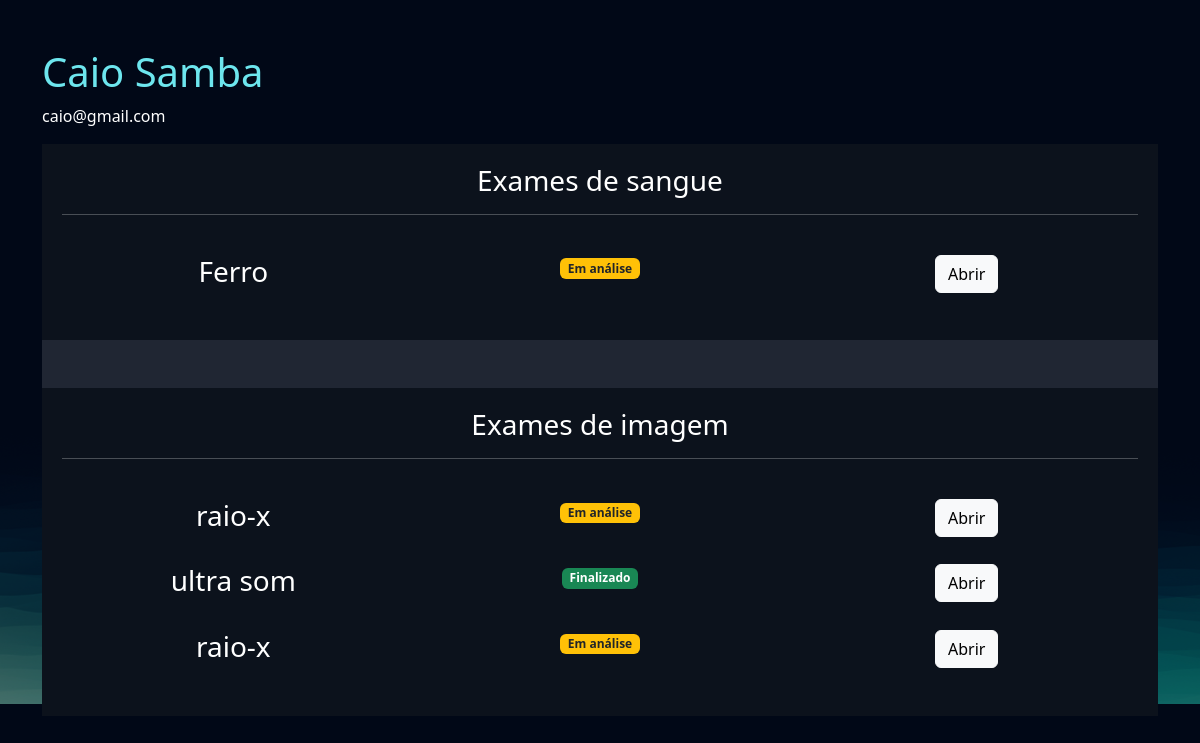
/empresarial/cliente/2 (signed in), run on the app's committed database.
### exames/models.py (models this page shows, shortened)
class SolicitacaoExame(models.Model):
    choice_status = (
        ('E', 'Em análise'),
        ('F', 'Finalizado')
    )
    usuario = models.ForeignKey(User, on_delete=models.DO_NOTHING)
    exame = models.ForeignKey(TiposExames, on_delete=models.DO_NOTHING)
    status = models.CharField(max_length=2, choices=choice_status)
    resultado = models.FileField(upload_to="resultados", null=True, blank=True)
    requer_senha = models.BooleanField(default=False)
    senha = models.CharField(max_length=6, null=True, blank=True)
    def badge_template(self):
        if self.status == 'E':
            classes_css = 'bg-warning text-dark'
            texto = "Em análise"
        elif self.status == 'F':
            classes_css = 'bg-success'
            texto = "Finalizado"
        return mark_safe(f"<span class='badge bg-primary {classes_css}'>{texto}</span>")

class TiposExames(models.Model):
    tipo_choices = (
        ('I', 'Exame de imagem'),
        ('S', 'Exame de Sangue')
    )
    nome = models.CharField(max_length=50)
    tipo = models.CharField(max_length=2, choices=tipo_choices)
    preco = models.FloatField()
    disponivel = models.BooleanField(default=True)
    horario_inicial = models.IntegerField()
    horario_final = models.IntegerField()

### empresarial/views.py (the view)
# urls.py: path('cliente/<int:cliente_id>', views.cliente, name="cliente"),
@staff_member_required
def cliente(request, cliente_id):
    cliente = User.objects.get(id=cliente_id)
    exames = SolicitacaoExame.objects.filter(usuario=cliente)
    return render(request, 'cliente.html', {'cliente': cliente, 'exames': exames})

### empresarial/templates/cliente.html (shortened to what this page needs)
{% extends "bases/base.html" %}
{% load static %}
{% block 'head' %}
    <link href="{% static 'exames/css/css.css' %}" rel="stylesheet">
    <link href="{% static 'exames/css/gerenciar_pedidos.css' %}" rel="stylesheet">
    <link href="{% static 'exames/css/gerenciar_exames.css' %}" rel="stylesheet">
{% endblock 'head' %}
{% block 'conteudo' %}
    <br>
    <br>
    <div class="container">
        <h3 class="font-destaque">{{cliente.get_full_name}}</h3>
        <p>{{cliente.email}}</p>
        <div class="card card-view">
            <div class="sub-card">
                <h3>Exames de sangue</h3>
                <hr>
                <br>
                {% for exame in exames  %}
                    {% if  exame.exame.tipo == 'S'%}
                        <div class="row">
                            <div class="col-md"><h3>{{exame.exame.nome}}</h3></div>
                            <div class="col-md">{{exame.badge_template}}</div>
                            <div class="col-md">
                                <a href="{% url "exame_cliente" exame.id %}" class="btn btn-light">Abrir</a>
                            </div>
                        </div>
                        <br>
                    {% endif %}
                {% endfor %}
            </div>
            <br>
            <br>
            <div class="sub-card">
                <h3>Exames de imagem</h3>
                <hr>
                <br>
                {% for exame in exames  %}
                    {% if  exame.exame.tipo == 'I'%}
                        <div class="row">
                            <div class="col-md"><h3>{{exame.exame.nome}}</h3></div>
                            <div class="col-md">{{exame.badge_template}}</div>
                            <div class="col-md"><a href="#" class="btn btn-light">Abrir</a></div>
                        </div>
                        <br>
                    {% endif %}
                {% endfor %}
            </div>
        </div>
    </div>
{% endblock 'conteudo' %}

### templates/static/geral/css/base.css (style rules this page uses)
:root { --main-color: #151C34; --dark-color: #0C121C; --light-color: #6DE6EE; --contrast-color: #f4c96b; --differential-color: #066668; }
* { color: white }
.font-destaque { color: var(--light-color); font-size: 40px; }

### templates/static/exames/css/css.css (style rules this page uses)
body { background-image: url('/static/geral/img/bg2.png'); background-size: cover; }
.card { background-color: rgba(217, 217, 217, .14); color: white; padding: 15px; }

### templates/static/exames/css/gerenciar_pedidos.css (style rules this page uses)
.card-view { text-align: center; padding: 0; border: none; height: 70vh; }

### templates/static/exames/css/gerenciar_exames.css (style rules this page uses)
.sub-card { background-color: var(--dark-color); padding: 20px; }

### data on the page
SolicitacaoExame: exame.nome "Ferro", badge_template "Em análise"
SolicitacaoExame: exame.nome "raio-x", badge_template "Em análise"
SolicitacaoExame: exame.nome "ultra som", badge_template "Finalizado"
SolicitacaoExame: exame.nome "raio-x", badge_template "Em análise"

### other printed values
{{ cliente.get_full_name }} "Caio Samba"
{{ cliente.email }} "caio@gmail.com"
